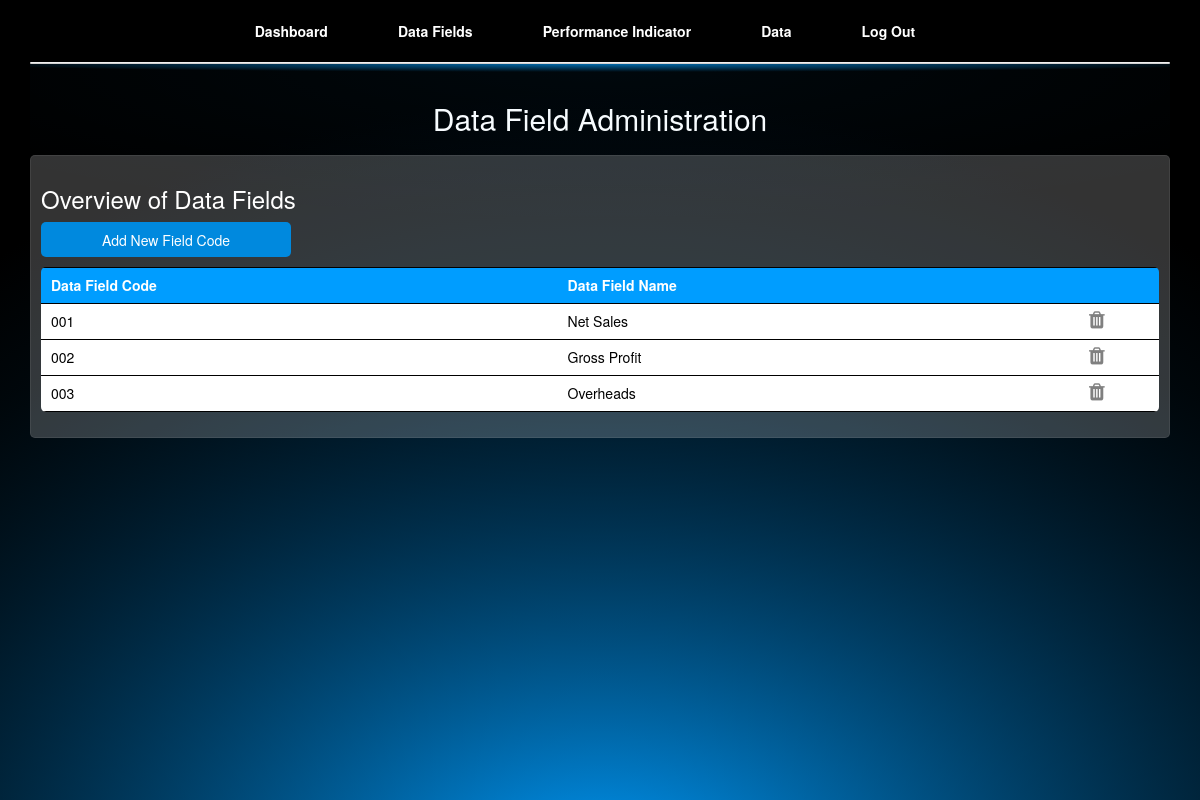
The app's page /datafields (signed in) with its own data.
### Dashboard/models.py (models this page shows)
class DfType(models.Model):
    code = models.CharField(max_length=10)
    name = models.CharField(max_length=25)

### Dashboard/views.py (the view, shortened to what this page needs)
# urls.py: path("datafields", views.datafields, name="datafields"),
@login_required
def datafields(request):
    form = NewDfForm()
    datafields = DfType.objects.all()
    message = ""
    datafields = DfType.objects.all()
    return render(request, "dashboard/datafields.html", {
        'datafield': datafields,
        'message': message,
        'form': form
    })

### Dashboard/views.py
class NewDfForm(forms.Form):
    code = forms.CharField(max_length=4, widget=forms.TextInput(attrs={'autocomplete':'off', 'placeholder' : 'Field Code', 'class' : "form-control"}))
    name = forms.CharField(max_length=20, widget=forms.TextInput(attrs={'autocomplete':'off', 'placeholder' : 'Name', 'class' : "form-control"}))

### Dashboard/templates/dashboard/datafields.html (shortened to what this page needs)
{% extends "dashboard/layout.html" %}
{% block body %}
    <h2 class="caption white">Data Field Administration</h2>
    <div class="db _1trelement">
        <h3 class="white">Overview of Data Fields</h3>
        <input type="submit" class="button-box btn-New box" value="Add New Field Code">
        <div class="table-box"><table>
            <tr class="tr-head">
                <th><div class="table-cell">Data Field Code</div></th>
                <th><div class="table-cell">Data Field Name</div></th>
                <th><div class="table-cell"></div></th>
            </tr>
            {% for df in datafield %}
            <tr>
                <td><div class="table-cell">{{ df.code }}</div></td>
                <td><div class="table-cell">{{ df.name }}</div></td>
                <td><div id ="{{ df.id }}"><i class="fa fa-trash" style="font-size:20px; color: grey;"></i></div></td>
            </tr>
            {% endfor %}
        </table></div>
    </div>
{% endblock %}

### Dashboard/static/dashboard/styles.css (style rules this page uses)
.table-box { width: auto; height: auto; border-radius: 5px; overflow: hidden; margin-bottom: 15px; }
table { width: 100%; height: auto; }
table, td { border-bottom: 0.5px solid black; border-top: 0.5px solid black; border-collapse: collapse; color: white; }
tr { line-height: 35px; }
.tr-head { background-color: rgba(0, 157, 255, 1); }
td { background-color: rgba(255,255,255,1); color: black; }
.table-cell { padding-left: 10px; }
.caption { width: 100%; text-align: center; margin-bottom: 20px; }
h3 { margin: 0px; padding: 0px; }
.white { color: white; }
input { width: 100%; border-radius: 5px; border: lightgrey 2px solid; z-index: 99; }
.db { background-color: rgba(0, 157, 255, 0.2); margin-bottom: 20px; border-radius: 15px; border: solid 0.5px rgba(197, 197, 197, 0.1); }
._1trelement { width: 100%; background-color: rgb(255, 255, 255, 0.2); padding: 10px; height: auto; position: relative; border-radius: 5px; }
input { width: 680px; }
.box { margin-bottom: 10px; }
.fa { color: rgba(255,255,255,0.75); }
.button-box { background-color: rgb(0, 137, 222); height: 35px; width: 250px; border-radius: 5px; border: 0px; color: white; position: relative; z-index: 99; display: flex; justify-content: center; align-items: center; display: block; }

### records on screen
DfType: code "001", name "Net Sales"
DfType: code "002", name "Gross Profit"
DfType: code "003", name "Overheads"
